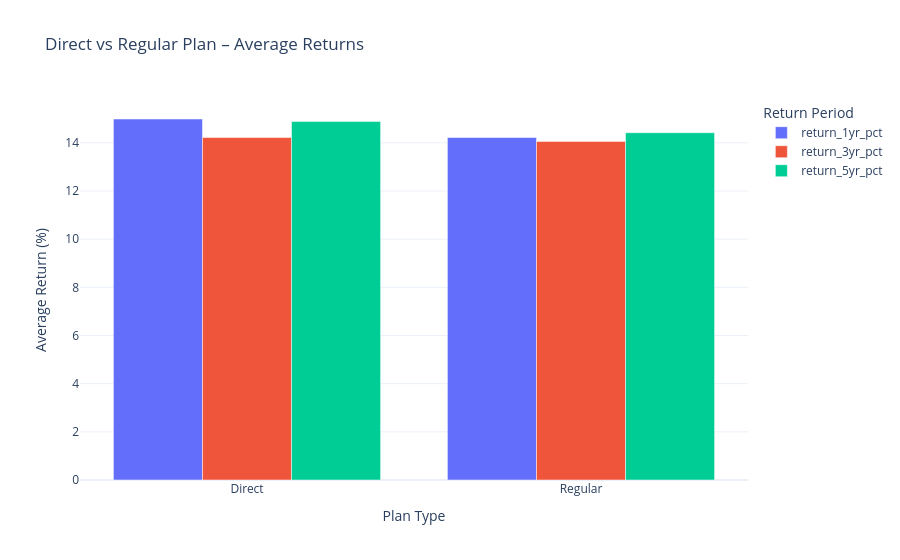

The notebook cell saved with this chart:
### Code cell
plan_plot = plan_performance.reset_index()

fig = px.bar(
    plan_plot,
    x='plan',
    y=[
        'return_1yr_pct',
        'return_3yr_pct',
        'return_5yr_pct'
    ],
    barmode='group',
    title='Direct vs Regular Plan – Average Returns',
    labels={
        'plan': 'Plan Type',
        'value': 'Average Return (%)',
        'variable': 'Return Period'
    }
)

fig.update_layout(template='plotly_white')

fig.show()

### Figure 1 — Plotly figure (JSON) as saved in the notebook; plotly's stock layout.template omitted (floating-point values rounded to 4 significant figures)
{"data": [{"alignmentgroup": "True", "hovertemplate": "Return Period=return_1yr_pct<br>Plan Type=%{x}<br>Average Return (%)=%{y}<extra></extra>", "legendgroup": "return_1yr_pct", "marker": {"color": "#636efa", "pattern": {"shape": ""}}, "name": "return_1yr_pct", "offsetgroup": "return_1yr_pct", "orientation": "v", "showlegend": true, "textposition": "auto", "type": "bar", "x": ["Direct", "Regular"], "xaxis": "x", "y": [14.99, 14.22], "yaxis": "y"}, {"alignmentgroup": "True", "hovertemplate": "Return Period=return_3yr_pct<br>Plan Type=%{x}<br>Average Return (%)=%{y}<extra></extra>", "legendgroup": "return_3yr_pct", "marker": {"color": "#EF553B", "pattern": {"shape": ""}}, "name": "return_3yr_pct", "offsetgroup": "return_3yr_pct", "orientation": "v", "showlegend": true, "textposition": "auto", "type": "bar", "x": ["Direct", "Regular"], "xaxis": "x", "y": [14.22, 14.06], "yaxis": "y"}, {"alignmentgroup": "True", "hovertemplate": "Return Period=return_5yr_pct<br>Plan Type=%{x}<br>Average Return (%)=%{y}<extra></extra>", "legendgroup": "return_5yr_pct", "marker": {"color": "#00cc96", "pattern": {"shape": ""}}, "name": "return_5yr_pct", "offsetgroup": "return_5yr_pct", "orientation": "v", "showlegend": true, "textposition": "auto", "type": "bar", "x": ["Direct", "Regular"], "xaxis": "x", "y": [14.89, 14.42], "yaxis": "y"}], "layout": {"barmode": "group", "legend": {"title": {"text": "Return Period"}, "tracegroupgap": 0}, "title": {"text": "Direct vs Regular Plan – Average Returns"}, "xaxis": {"anchor": "y", "domain": [0, 1], "title": {"text": "Plan Type"}}, "yaxis": {"anchor": "x", "domain": [0, 1], "title": {"text": "Average Return (%)"}}}}
